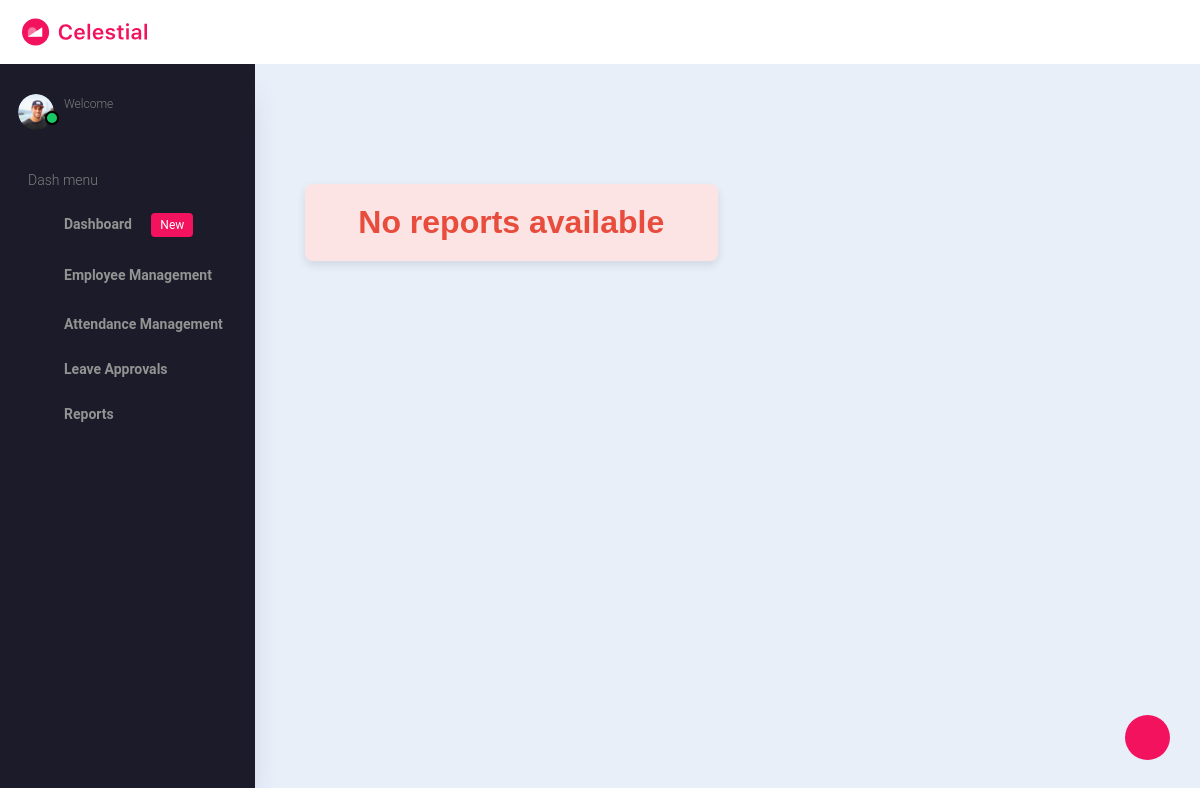
The page /report-list/ on the database as committed earlier.
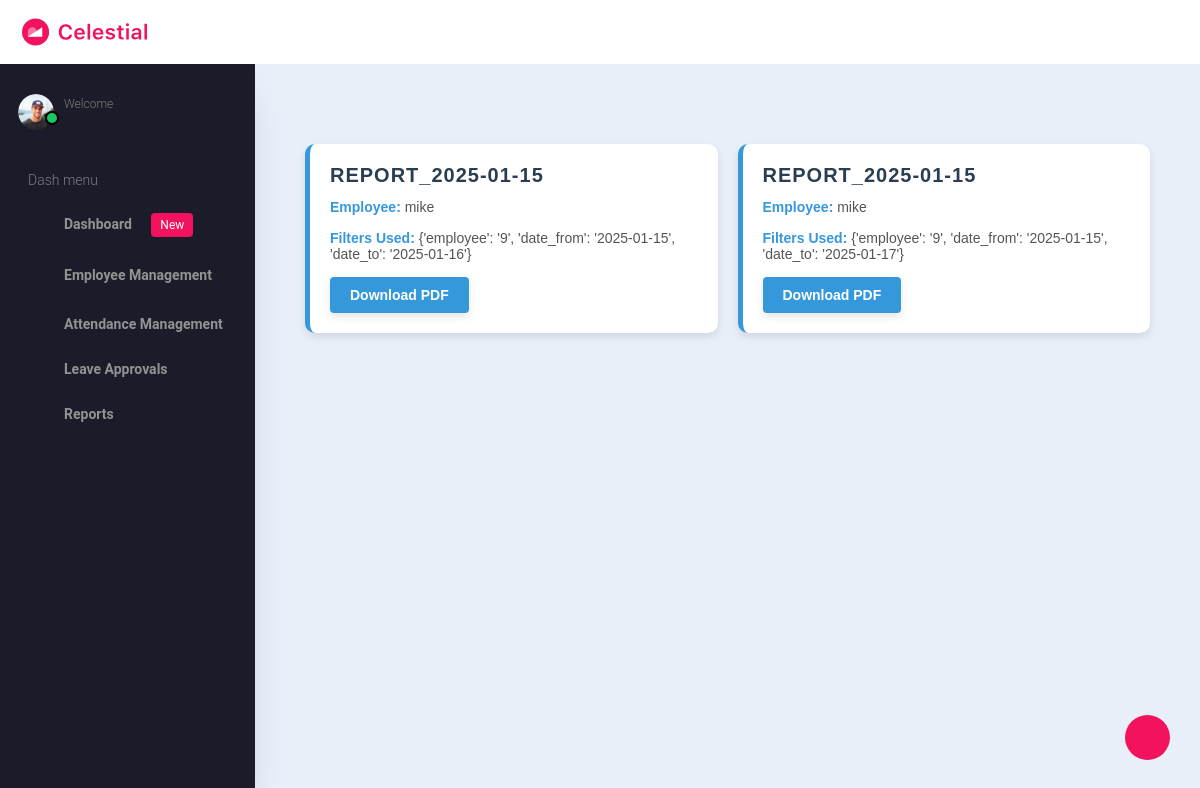
The same page on the database as committed later.
### hrms/models.py (models this page shows, shortened)
class GeneratedReport(models.Model):
    employee = models.ForeignKey(CustomUser, on_delete=models.CASCADE, null=True)
    report_name = models.CharField(max_length=255)
    metrics_selected = models.JSONField()
    filters_used = models.JSONField()
    pdf_file = models.FileField(upload_to='reports/')
    start_date = models.DateField(null=True, blank=True)  # Make it nullable
    end_date = models.DateField(null=True, blank=True)    # Make it nullable
    created_at = models.DateTimeField(auto_now_add=True)

### accounts/models.py (models this page shows, shortened)
class CustomUser(AbstractUser):
    ROLE_CHOICES = [
        ('admin', 'Admin'),
        ('hr_manager', 'HR Manager'),
        ('employee', 'Employee'),
    ]
    role = models.CharField(max_length=20, choices=ROLE_CHOICES, default='employee')
    gender = models.CharField(max_length=20, choices=[('male', 'Male'), ('female', 'Female')], default='male')
    phone = models.CharField(max_length=15, blank=True, null=True)
    position = models.CharField(max_length=100, blank=True, null=True)
    start_date = models.DateField(blank=True, null=True)
    exit_date = models.DateField(null=True, blank=True)
    reason_for_leaving = models.CharField(max_length=255, null=True, blank=True)
    otp_secret = models.CharField(max_length=32, default='', blank=True)

### hrms/views.py (the view)
# urls.py: path('report-list/', report_list, name='report_list'),
def report_list(request):
    reports = GeneratedReport.objects.all()
    return render(request, 'hrms/admin/reports/report-list.html', {'reports': reports})

### hrms/templates/hrms/admin/reports/report-list.html (shortened to what this page needs)
{% extends 'hrms/admin/base.html' %}
{% block content %}
<div class="reports-container">
    {% if reports %}
        {% for report in reports %}
        <div class="report-card">
            <div class="report-card-header">{{ report.report_name }}</div>
            <div class="report-metrics">
                <strong>Employee:</strong> {{ report.employee.username }}
            </div>
            <div class="report-filters">
                <strong>Filters Used:</strong> {{ report.filters_used }}
            </div>
            <a href="{% url 'export_report_pdf' report.id %}" class="download-btn">Download PDF</a>
        </div>
        {% endfor %}
    {% else %}
        <div class="no-reports-message">No reports available</div>
    {% endif %}
</div>
{% endblock %}

Rows that differ between the two databases and show on the page:
added GeneratedReport: report_name "REPORT_2025-01-15", employee.username "mike", filters_used "{'employee': '9', 'date_from': '2025-01-15', 'date_to': '2025-01-16'}"
added GeneratedReport: report_name "REPORT_2025-01-15", employee.username "mike", filters_used "{'employee': '9', 'date_from': '2025-01-15', 'date_to': '2025-01-17'}"
Other text that changed with them:
text no longer shown: "No reports available"
